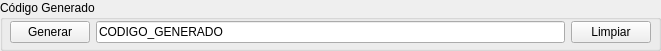
     <widget class="QGroupBox" name="groupBox">
      <property name="geometry">
       <rect>
        <x>0</x>
        <y>260</y>
        <width>661</width>
        <height>51</height>
       </rect>
      </property>
      <property name="title">
       <string>Código Generado</string>
      </property>
      <widget class="QWidget" name="">
       <property name="geometry">
        <rect>
         <x>10</x>
         <y>20</y>
         <width>641</width>
         <height>25</height>
        </rect>
       </property>
       <layout class="QHBoxLayout" name="horizontalLayout_22">
        <item>
         <widget class="QPushButton" name="pushButton">
          <property name="text">
           <string>Generar</string>
          </property>
         </widget>
        </item>
        <item>
         <widget class="QLineEdit" name="lineEdit_16">
          <property name="enabled">
           <bool>true</bool>
          </property>
          <property name="focusPolicy">
           <enum>Qt::NoFocus</enum>
          </property>
          <property name="toolTip">
           <string extracomment="Código Generado"/>
          </property>
          <property name="text">
           <string>CODIGO_GENERADO</string>
          </property>
         </widget>
        </item>
        <item>
         <widget class="QPushButton" name="pushButton_2">
          <property name="text">
           <string>Limpiar</string>
          </property>
         </widget>
        </item>
       </layout>
      </widget>
     </widget>
